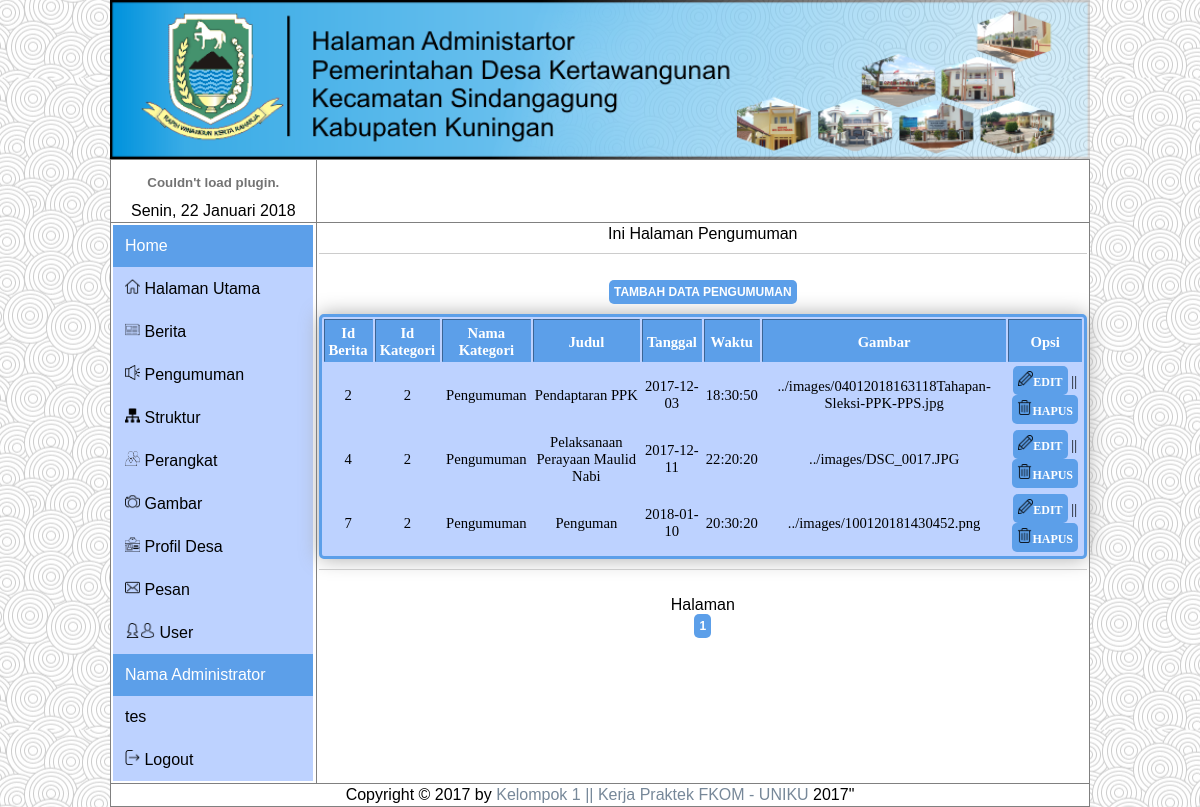
/administrator/admin.php?n=pengumuman&page=1 (signed in), run on the app's committed database.
### tables this page shows
CREATE TABLE `isi_berita` (
  `id_berita` int(5) NOT NULL,
  `id_kategori` char(5) NOT NULL,
  `nama_kategori` varchar(25) NOT NULL,
  `judul` varchar(40) NOT NULL,
  `tanggal` date NOT NULL,
  `waktu` time NOT NULL,
  `gambar` longtext NOT NULL,
  `isi` text NOT NULL
);

### administrator/pengumuman/pengumuman.php (the view, shortened to what this page needs)
<?php
if(empty($_SESSION['sesi'])){
	echo"<meta http-equiv='refresh' content='0; url=login.php'>";
} else{
	?>
<!DOCTYPE html>
<html>
  <head>
  </head>
  <body>
    Ini Halaman Pengumuman<hr>
    <a href="admin.php?n=tambah_pengumuman" class="button">Tambah Data Pengumuman</a>
    <table border="1"  id="theTable">
      <tr>
        <th>Id Berita</th>
        <th>Id Kategori</th>
        <th>Nama Kategori</th>
        <th>Judul</th>
        <th>Tanggal</th>
        <th>Waktu</th>
        <th>Gambar</th>
        <th>Opsi</th>
      </tr>
      <?php
			$page=$_GET['page'];
			if($page==""||$page==10){
					$page2=0;
			}else{
					$page2=($page*10)-10;
			}
      $data = mysql_query("SELECT * from isi_berita where id_kategori = '2' limit $page2,10");
      while ($berita = mysql_fetch_array ($data)) {
        echo "<tr>
        <td>$berita[id_berita]</td>
        <td>$berita[id_kategori]</td>
        <td>$berita[nama_kategori]</td>
        <td>$berita[judul]</td>
        <td>$berita[tanggal]</td>
        <td>$berita[waktu]</td>
        <td>$berita[gambar]</td>
        <td><a href='admin.php?n=ubah_pengumuman&id_berita=$berita[id_berita]' id='button2'><img src='../asset/icon/edit.png' width='15px' height='15px'>Edit</a>
        || <a href='admin.php?n=hapus_pengumuman&id_berita=$berita[id_berita]' ";?> onClick="return confirm('Apakah data ini akan dihapus ?')" <?php echo "title='Hapus Data' id='button2'><img src='../asset/icon/garbage.png' width='15px' height='15px'>Hapus</a>
        </td>
        </tr>
         ";
      }
      ?>
    </table>
		<hr>Halaman <br>
		<?php
		$query= mysql_query("select * from isi_berita where id_kategori='2' ");
		$row = mysql_num_rows($query);
		$a=$row/10;
		$a=ceil($a);
		for($b=1; $b<=$a; $b++){
			?>
				<a href="admin.php?n=pengumuman&page=<?php echo $b; ?>" id="button2" "><?php echo $b; ?></a>
			<?php
		}
		?>
  </body>
</html>
<?php
}
?>

### administrator/admin.php (shortened to what this page needs)
<?php
if(empty($_SESSION['sesi'])){
	echo"<meta http-equiv='refresh' content='0; url=login.php'>";
} else{
	?>
		<link rel="stylesheet" href="../asset/style.css" type="text/css" />
		<link rel="stylesheet" href="../asset/JQuery/jquery-ui.css" type="text/css"/>
		<link rel="stylesheet" media="all" type="text/css" href="../asset/JQuery/jquery-ui-timepicker-addon.css" />
	</head>
	<body>
	<center><img src="../images/admin.png" width="980">
		<table align="center" class="admtab" border="1" width="980">
			<tr>
				<td align="center">
					<embed src="../images/jam.swf" height="40px" width="150px"></embed><br>
						<?php
						$array_hr= array(1=>"Senin","Selasa","Rabu","Kamis","Jumat","Sabtu","Minggu");
						$hr = $array_hr[date('N')];
						$tgl= date('j');
						$array_bln = array(1=>"Januari","Februari","Maret", "April", "Mei","Juni","Juli","Agustus","September","Oktober", "November","Desember");
						$bln = $array_bln[date('n')];
						$thn = date('Y');
						echo $hr . ", " . $tgl . " " . $bln . " " . $thn . " ";
						?>
					</td>
					<td>
				</td>
			</tr>
			<tr>
				<td rowspan="2" width="21%" valign="top" >
					<?php include"menu/menu.php";?></td>
			</tr>
			<tr>
				<td align="center" valign="top"><?php include"isi.php";?></td>
			</tr>
			<tr>
				<td colspan="2" align="center"><p>Copyright &copy; 2017 by <a title="Angga Sofani | Ekky Prio Hutomo  | Fajar Wangi Yuniar | Muhamad Rovi | Uci Muhamad Sanusi">Kelompok 1 || Kerja Praktek FKOM - </a><a href = 'http://www.uniku.ac.id' title="Website UNIKU">UNIKU</a> 2017"</p></td>
			</tr>
		</table>
		</center>
	<?php
}
?>

### administrator/menu/menu.php (shortened to what this page needs)
<div class="vertical-menu">
						<a href="admin.php" class="active">Home</a>
						<a href="../index.php"><img src='../asset/icon/house.png' width='15px' height='15px'>  Halaman Utama</a>
						<a href="admin.php?n=berita&page=1"><img src='../asset/icon/folded-newspaper.png' width='15px' height='15px'>   Berita</a>
						<a href="admin.php?n=pengumuman&page=1"><img src='../asset/icon/pengumuman.png' width='15px' height='15px'>   Pengumuman</a>
						<a href="admin.php?n=struktur&page=1"><img src='../asset/icon/sitemaps-2.png' width='15px' height='15px'>   Struktur</a>
						<a href="admin.php?n=perangkat"><img src='../asset/icon/struktur.png' width='15px' height='15px'>   Perangkat</a>
						<a href="admin.php?n=gambar&page=1"><img src='../asset/icon/photo-camera.png' width='15px' height='15px'>   Gambar</a>
						<a href="admin.php?n=profil&page=1"><img src='../asset/icon/struktur2.png' width='15px' height='15px'>   Profil Desa</a>
						<a href="admin.php?n=pesan&page=1"><img src='../asset/icon/envelope.png' width='15px' height='15px'>  Pesan</a>
						<a href="admin.php?n=user&page=1"><img src='../asset/icon/avatar-1.png' width='15px' height='15px'><img src='../asset/icon/avatar.png' width='15px' height='15px'>  User</a>
				</div>
				<div class="vertical-menu">
					<a class="active">Nama Administrator</a>
					<a>
					<?php
					echo $_SESSION['sesi'];
					?>
					</a>
					<a href="logout.php" ><img src='../asset/icon/logout.png' width='15px' height='15px'>
						Logout
					</a>
				</div>

### administrator/isi.php (shortened to what this page needs)
<?php
extract($_GET);
if(isset($n))
{
	if($n=="halaman_utama")include"../index.php";
	else if($n=="berita")include"berita/berita.php";
	else if($n=="pengumuman")include"pengumuman/pengumuman.php";
}
else
{
	include"welcome.php";
}

### asset/style.css (style rules this page uses)
body { color: #666666; background-color: #F5F5F5 ; background-image: url(images/background.jpg); background-position: center; font-family: arial; line-height: 1.4em; margin: 0px; }
a { color: #778899 ; text-decoration: none; }
hr { border:none; border-top:1px solid #CCCCCC; height:1px; margin-bottom:25px; margin-top:10px; }
* { margin: 0; padding: 0; }
img { max-width: 100%; }
.admtab { height:400px; width:980px; border-collapse:collapse; background:#ffffff; background-color:#fff; }
.button { background-color: #5c9fe9; border-radius: 5px 5px 5px 5px; color: #fff; display: inline-block; font-size: 12px; font-weight: bold; padding: 5px 5px; text-decoration: none; text-transform: uppercase; margin-bottom:10px; position:center; }
#button2 { background-color: #5c9fe9; border-radius: 5px 5px 5px 5px; color: #fff; display: inline-block; font-size: 12px; font-weight: bold; padding: 5px 5px; text-decoration: none; text-transform: uppercase; margin-bottom:0; }
.vertical-menu { width: 200px; }
.vertical-menu a { background-color:#BDD2FF; color: black; display: block; padding: 12px; text-decoration: none; }
.vertical-menu a.active { background-color:#5c9fe9; color: white; }
#theTable { background:#BDD2FF; font-size:10px; width:auto; text-align:center; border:3px solid #5c9fe9; -moz-border-radius: 5px 5px 5px 5px; -webkit-border-radius: 5px 5px 5px 5px; border-radius: 5px 5px 5px 5px; -moz-box-shadow:0px 0px 20px #aaa; -webkit-box-shadow:0px 0px 20px #aaa; box-shadow:0px 0px 20spx #aaa; }
#theTable th,td { color: #000; padding-left : 2px; padding-right : 2px; padding-top : 2px; padding-bottom : 2px; }
#theTable th { background-color:#5c9fe9; color:#FFF; text-align:center; font: 11pt calibri; font-weight:bold; height:20px; padding-top:5px; }
#theTable td { border:0px solid #5c9fe9; font:normal 11pt calibri; }
#tabel2 th,td { color: #000; padding-left : 2px; padding-right : 2px; padding-top : 2px; padding-bottom : 2px; }

### data on the page
isi_berita: id_berita "2", id_kategori "2", nama_kategori "Pengumuman", judul "Pendaptaran PPK", tanggal "2017-12-03", waktu "18:30:50", gambar "../images/04012018163118Tahapan-Sleksi-PPK-PPS.jpg"
isi_berita: id_berita "4", id_kategori "2", nama_kategori "Pengumuman", judul "Pelaksanaan Perayaan Maulid Nabi", tanggal "2017-12-11", waktu "22:20:20", gambar "../images/DSC_0017.JPG"
isi_berita: id_berita "7", id_kategori "2", nama_kategori "Pengumuman", judul "Penguman", tanggal "2018-01-10", waktu "20:30:20", gambar "../images/100120181430452.png"

### other printed values
$_SESSION['sesi'] "tes"
